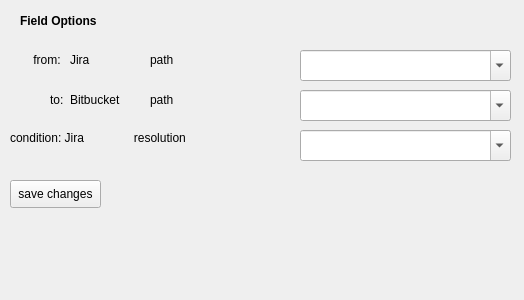
<?xml version="1.0" encoding="UTF-8"?>
<ui version="4.0">
 <class>OptionsForm</class>
 <widget class="QWidget" name="OptionsForm">
  <property name="geometry">
   <rect>
    <x>0</x>
    <y>0</y>
    <width>524</width>
    <height>300</height>
   </rect>
  </property>
  <property name="windowTitle">
   <string>Form</string>
  </property>
  <widget class="QLabel" name="labelFromPath">
   <property name="geometry">
    <rect>
     <x>150</x>
     <y>50</y>
     <width>151</width>
     <height>20</height>
    </rect>
   </property>
   <property name="text">
    <string>path</string>
   </property>
  </widget>
  <widget class="QLabel" name="labelFromSys">
   <property name="geometry">
    <rect>
     <x>70</x>
     <y>50</y>
     <width>51</width>
     <height>20</height>
    </rect>
   </property>
   <property name="text">
    <string>Jira</string>
   </property>
  </widget>
  <widget class="QLabel" name="titleSettings_3">
   <property name="geometry">
    <rect>
     <x>20</x>
     <y>0</y>
     <width>321</width>
     <height>41</height>
    </rect>
   </property>
   <property name="styleSheet">
    <string notr="true">font-weight: bold;</string>
   </property>
   <property name="text">
    <string>Field Options</string>
   </property>
   <property name="textFormat">
    <enum>Qt::PlainText</enum>
   </property>
  </widget>
  <widget class="QLabel" name="labelToSys">
   <property name="geometry">
    <rect>
     <x>70</x>
     <y>90</y>
     <width>61</width>
     <height>20</height>
    </rect>
   </property>
   <property name="text">
    <string>Bitbucket</string>
   </property>
  </widget>
  <widget class="QComboBox" name="comboBoxFromSysOption">
   <property name="geometry">
    <rect>
     <x>300</x>
     <y>50</y>
     <width>211</width>
     <height>31</height>
    </rect>
   </property>
   <property name="editable">
    <bool>true</bool>
   </property>
  </widget>
  <widget class="QLabel" name="label_5">
   <property name="geometry">
    <rect>
     <x>50</x>
     <y>90</y>
     <width>71</width>
     <height>20</height>
    </rect>
   </property>
   <property name="styleSheet">
    <string notr="true"/>
   </property>
   <property name="text">
    <string>to: </string>
   </property>
  </widget>
  <widget class="QComboBox" name="comboBoxConditionalOption">
   <property name="geometry">
    <rect>
     <x>300</x>
     <y>130</y>
     <width>211</width>
     <height>31</height>
    </rect>
   </property>
   <property name="editable">
    <bool>true</bool>
   </property>
  </widget>
  <widget class="QLabel" name="label_2">
   <property name="geometry">
    <rect>
     <x>30</x>
     <y>50</y>
     <width>81</width>
     <height>20</height>
    </rect>
   </property>
   <property name="styleSheet">
    <string notr="true"/>
   </property>
   <property name="text">
    <string> from:</string>
   </property>
  </widget>
  <widget class="QComboBox" name="comboBoxToSysOption">
   <property name="geometry">
    <rect>
     <x>300</x>
     <y>90</y>
     <width>211</width>
     <height>31</height>
    </rect>
   </property>
   <property name="editable">
    <bool>true</bool>
   </property>
  </widget>
  <widget class="QLabel" name="label_7">
   <property name="geometry">
    <rect>
     <x>10</x>
     <y>130</y>
     <width>221</width>
     <height>16</height>
    </rect>
   </property>
   <property name="styleSheet">
    <string notr="true"/>
   </property>
   <property name="text">
    <string>&lt;html&gt;&lt;head/&gt;&lt;body&gt;&lt;p&gt;condition: Jira &amp;nbsp; &amp;nbsp; &amp;nbsp; &amp;nbsp; &amp;nbsp; &amp;nbsp; &amp;nbsp; resolution &lt;/p&gt;&lt;/body&gt;&lt;/html&gt;</string>
   </property>
  </widget>
  <widget class="QLabel" name="labelToPath">
   <property name="geometry">
    <rect>
     <x>150</x>
     <y>90</y>
     <width>151</width>
     <height>20</height>
    </rect>
   </property>
   <property name="text">
    <string>path</string>
   </property>
  </widget>
  <widget class="QPushButton" name="pushButtonSaveChanges">
   <property name="geometry">
    <rect>
     <x>10</x>
     <y>180</y>
     <width>91</width>
     <height>28</height>
    </rect>
   </property>
   <property name="text">
    <string>save changes</string>
   </property>
  </widget>
 </widget>
 <resources/>
 <connections/>
</ui>
